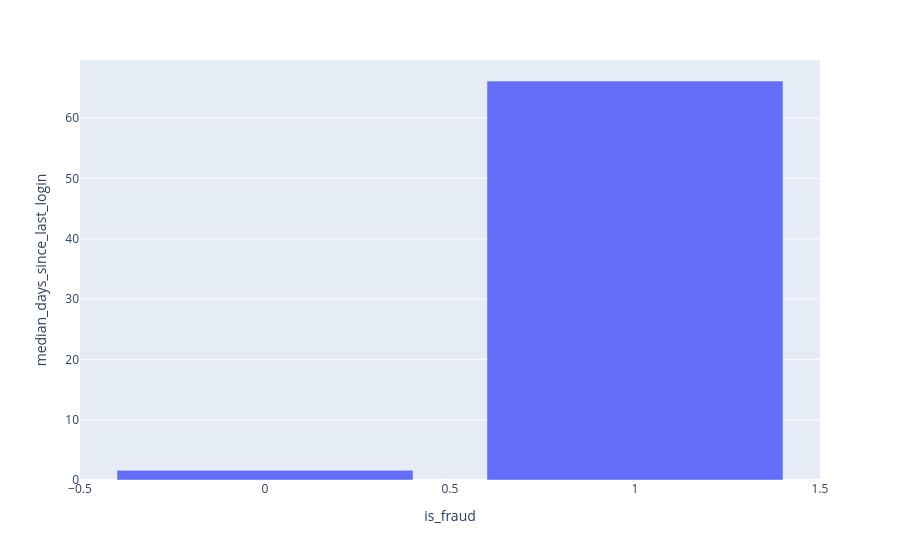

Source (notebook cell):
### Markdown cell above
plot relationship between days without logging in and fraud

### Code cell
summary = (
    df.groupby("is_fraud", as_index=False)["days_since_last_login"]
      .median()
      .rename(columns={"days_since_last_login": "median_days_since_last_login"})
)

pe.bar(summary, x="is_fraud", y="median_days_since_last_login").show()

### Figure 1 — Plotly figure (JSON) as saved in the notebook; plotly's stock layout.template omitted (floating-point values rounded to 4 significant figures)
{"data": [{"hovertemplate": "is_fraud=%{x}<br>median_days_since_last_login=%{y}<extra></extra>", "legendgroup": "", "marker": {"color": "#636efa", "pattern": {"shape": ""}}, "name": "", "orientation": "v", "showlegend": false, "textposition": "auto", "type": "bar", "x": [0, 1], "xaxis": "x", "y": [1.6, 66.16], "yaxis": "y"}], "layout": {"barmode": "relative", "legend": {"tracegroupgap": 0}, "margin": {"t": 60}, "xaxis": {"anchor": "y", "domain": [0, 1], "title": {"text": "is_fraud"}}, "yaxis": {"anchor": "x", "domain": [0, 1], "title": {"text": "median_days_since_last_login"}}}}
